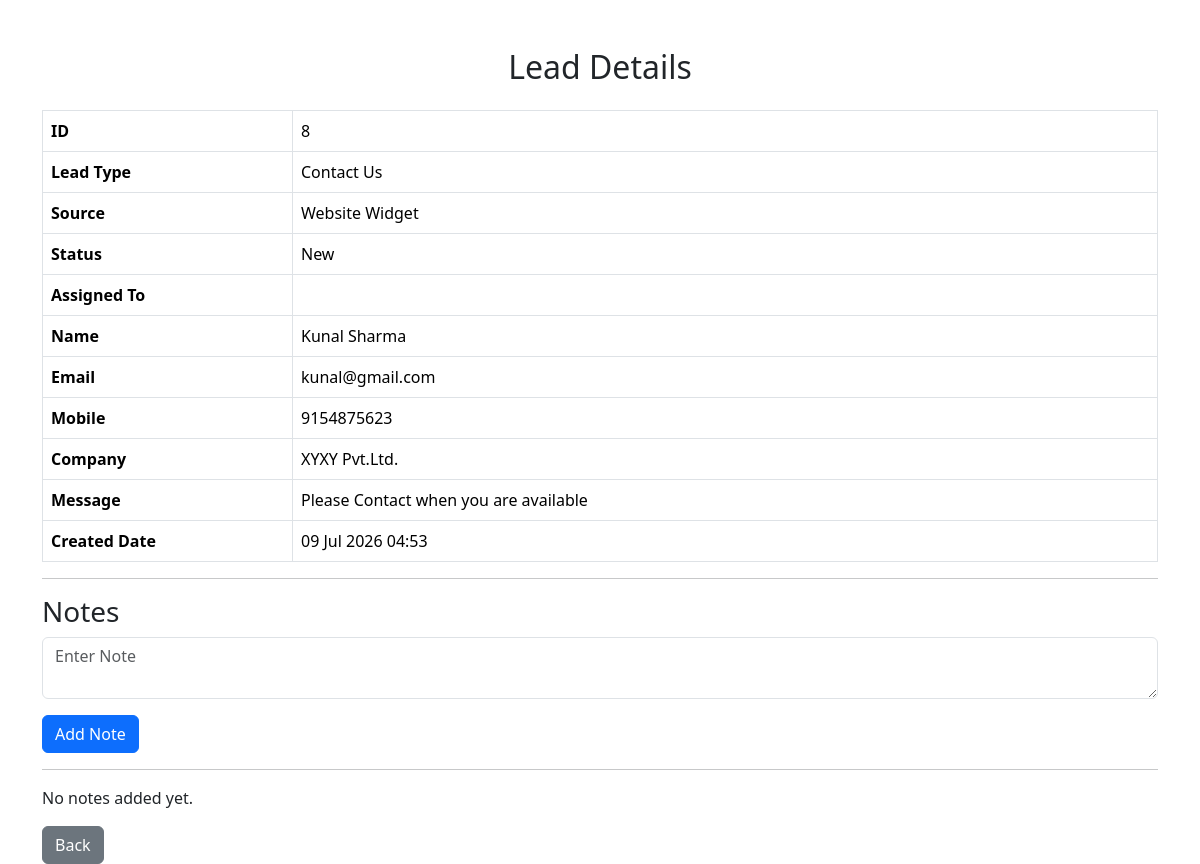
The app's page /api/leads/view/8/ with its own data.
### app1/models.py (models this page shows, shortened)
class Lead(models.Model):
    LEAD_TYPES = [
        ("Contact Us", "Contact Us"),
        ("Enquire Now", "Enquire Now"),
        ("Request Demo", "Request Demo"),
    ]
    STATUS_CHOICES = [
        ("New", "New"),
        ("Contacted", "Contacted"),
        ("Qualified", "Qualified"),
        ("Interested", "Interested"),
        ("Converted", "Converted"),
        ("Lost", "Lost"),
    ]
    lead_type = models.CharField(
        max_length=30,
        choices=LEAD_TYPES,
        default="Contact Us"
    )
    source = models.CharField(
        max_length=50,
        default="Website Widget"
    )
    status = models.CharField(
        max_length=20,
        choices=STATUS_CHOICES,
        default="New"
    )
    assigned_to = models.CharField(
        max_length=100,
        blank=True
    )
    name = models.CharField(max_length=100)
    email = models.EmailField()
    mobile = models.CharField(max_length=15)
    company = models.CharField(max_length=100)
    message = models.TextField()
    created_at = models.DateTimeField(auto_now_add=True)

### app1/views.py (the view, shortened to what this page needs)
# urls.py: path("view/<int:id>/", views.view_lead, name="view_lead"),
def view_lead(request, id):
    lead = get_object_or_404(Lead, id=id)
    return render(
        request,
        "app1/view_lead.html",
        {
            "lead": lead,
            "notes": lead.notes.all().order_by("-created_at")
        }
    )

### app1/templates/app1/view_lead.html (shortened to what this page needs)
<!DOCTYPE html>
<html>
<head>
    <link href="https://cdn.jsdelivr.net/npm/bootstrap@5.3.3/dist/css/bootstrap.min.css" rel="stylesheet">
</head>
<body class="container mt-5">
<h2 class="text-center mb-4">
    Lead Details
</h2>
<table class="table table-bordered">
    <tr>
        <th width="250">ID</th>
        <td>{{ lead.id }}</td>
    </tr>
    <tr>
        <th>Lead Type</th>
        <td>{{ lead.lead_type }}</td>
    </tr>
    <tr>
        <th>Source</th>
        <td>{{ lead.source }}</td>
    </tr>
    <tr>
        <th>Status</th>
        <td>{{ lead.status }}</td>
    </tr>
    <tr>
        <th>Assigned To</th>
        <td>{{ lead.assigned_to }}</td>
    </tr>
    <tr>
        <th>Name</th>
        <td>{{ lead.name }}</td>
    </tr>
    <tr>
        <th>Email</th>
        <td>{{ lead.email }}</td>
    </tr>
    <tr>
        <th>Mobile</th>
        <td>{{ lead.mobile }}</td>
    </tr>
    <tr>
        <th>Company</th>
        <td>{{ lead.company }}</td>
    </tr>
    <tr>
        <th>Message</th>
        <td>{{ lead.message }}</td>
    </tr>
    <tr>
        <th>Created Date</th>
        <td>{{ lead.created_at|date:"d M Y H:i" }}</td>
    </tr>
</table>
<hr>
<h3>Notes</h3>
<form method="POST">
    <textarea
        class="form-control mb-3"
        name="note"
        placeholder="Enter Note"
        required></textarea>
    <button class="btn btn-primary">
        Add Note
    </button>
</form>
<hr>
{% for note in notes %}
<div class="card mb-3">
    <div class="card-body">
        <p>{{ note.note }}</p>
        <small class="text-muted">
            {{ note.created_at|date:"d M Y H:i" }}
        </small>
    </div>
</div>
{% empty %}
<p>No notes added yet.</p>
{% endfor %}
<a href="{% url 'lead_list' %}" class="btn btn-secondary">
    Back
</a>
</body>
</html>

### records on screen
Lead: id "8", lead_type "Contact Us", source "Website Widget", status "New", name "Kunal Sharma", email "kunal@gmail.com", mobile "9154875623", company "XYXY Pvt.Ltd.", message "Please Contact when you are available", created_at "09 Jul 2026 04:53"
